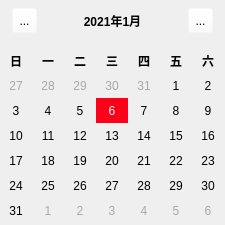
    <widget class="QWidget" name="calendar_widget" native="true">
     <property name="geometry">
      <rect>
       <x>0</x>
       <y>450</y>
       <width>225</width>
       <height>225</height>
      </rect>
     </property>
     <widget class="QWidget" name="year_month" native="true">
      <property name="geometry">
       <rect>
        <x>7</x>
        <y>0</y>
        <width>211</width>
        <height>41</height>
       </rect>
      </property>
      <widget class="QLabel" name="label">
       <property name="geometry">
        <rect>
         <x>35</x>
         <y>5</y>
         <width>141</width>
         <height>31</height>
        </rect>
       </property>
       <property name="styleSheet">
        <string notr="true">font: 25px &quot;Microsoft YaHei&quot;;
font-weight:bold</string>
       </property>
       <property name="text">
        <string>2021年1月</string>
       </property>
       <property name="alignment">
        <set>Qt::AlignCenter</set>
       </property>
      </widget>
      <widget class="QToolButton" name="pre_month">
       <property name="geometry">
        <rect>
         <x>5</x>
         <y>8</y>
         <width>25</width>
         <height>25</height>
        </rect>
       </property>
       <property name="styleSheet">
        <string notr="true">background-color: rgba(255, 255, 255, 0);</string>
       </property>
       <property name="text">
        <string>...</string>
       </property>
       <property name="icon">
        <iconset resource="rsc.qrc">
         <normaloff>:/icon/leftArrow_black.png</normaloff>:/icon/leftArrow_black.png</iconset>
       </property>
      </widget>
      <widget class="QToolButton" name="next_month">
       <property name="geometry">
        <rect>
         <x>181</x>
         <y>8</y>
         <width>25</width>
         <height>25</height>
        </rect>
       </property>
       <property name="styleSheet">
        <string notr="true">background-color: rgba(255, 255, 255, 0);</string>
       </property>
       <property name="text">
        <string>...</string>
       </property>
       <property name="icon">
        <iconset resource="rsc.qrc">
         <normaloff>:/icon/rightArrow_black.png</normaloff>:/icon/rightArrow_black.png</iconset>
       </property>
      </widget>
     </widget>
     <widget class="QWidget" name="day" native="true">
      <property name="geometry">
       <rect>
        <x>0</x>
        <y>48</y>
        <width>224</width>
        <height>175</height>
       </rect>
      </property>
      <widget class="QLabel" name="sunday">
       <property name="geometry">
        <rect>
         <x>0</x>
         <y>0</y>
         <width>32</width>
         <height>25</height>
        </rect>
       </property>
       <property name="styleSheet">
        <string notr="true">font: 15px &quot;Microsoft YaHei&quot;;
font-weight:bold</string>
       </property>
       <property name="text">
        <string>日</string>
       </property>
       <property name="alignment">
        <set>Qt::AlignCenter</set>
       </property>
      </widget>
      <widget class="QLabel" name="monday">
       <property name="geometry">
        <rect>
         <x>32</x>
         <y>0</y>
         <width>32</width>
         <height>25</height>
        </rect>
       </property>
       <property name="styleSheet">
        <string notr="true">font: 15px &quot;Microsoft YaHei&quot;;
font-weight:bold</string>
       </property>
       <property name="text">
        <string>一</string>
       </property>
       <property name="alignment">
        <set>Qt::AlignCenter</set>
       </property>
      </widget>
      <widget class="QLabel" name="tuesday">
       <property name="geometry">
        <rect>
         <x>64</x>
         <y>0</y>
         <width>32</width>
         <height>25</height>
        </rect>
       </property>
       <property name="styleSheet">
        <string notr="true">font: 15px &quot;Microsoft YaHei&quot;;
font-weight:bold</string>
       </property>
       <property name="text">
        <string>二</string>
       </property>
       <property name="alignment">
        <set>Qt::AlignCenter</set>
       </property>
      </widget>
      <widget class="QLabel" name="wednesday">
       <property name="geometry">
        <rect>
         <x>96</x>
         <y>0</y>
         <width>32</width>
         <height>25</height>
        </rect>
       </property>
       <property name="styleSheet">
        <string notr="true">font: 15px &quot;Microsoft YaHei&quot;;
font-weight:bold</string>
       </property>
       <property name="text">
        <string>三</string>
       </property>
       <property name="alignment">
        <set>Qt::AlignCenter</set>
       </property>
      </widget>
      <widget class="QLabel" name="thursday">
       <property name="geometry">
        <rect>
         <x>128</x>
         <y>0</y>
         <width>32</width>
         <height>25</height>
        </rect>
       </property>
       <property name="styleSheet">
        <string notr="true">font: 15px &quot;Microsoft YaHei&quot;;
font-weight:bold</string>
       </property>
       <property name="text">
        <string>四</string>
       </property>
       <property name="alignment">
        <set>Qt::AlignCenter</set>
       </property>
      </widget>
      <widget class="QLabel" name="friday">
       <property name="geometry">
        <rect>
         <x>160</x>
         <y>0</y>
         <width>32</width>
         <height>25</height>
        </rect>
       </property>
       <property name="styleSheet">
        <string notr="true">font: 15px &quot;Microsoft YaHei&quot;;
font-weight:bold</string>
       </property>
       <property name="text">
        <string>五</string>
       </property>
       <property name="alignment">
        <set>Qt::AlignCenter</set>
       </property>
      </widget>
      <widget class="QLabel" name="saturday">
       <property name="geometry">
        <rect>
         <x>192</x>
         <y>0</y>
         <width>32</width>
         <height>25</height>
        </rect>
       </property>
       <property name="styleSheet">
        <string notr="true">font: 15px &quot;Microsoft YaHei&quot;;
font-weight:bold</string>
       </property>
       <property name="text">
        <string>六</string>
       </property>
       <property name="alignment">
        <set>Qt::AlignCenter</set>
       </property>
      </widget>
      <widget class="QLabel" name="day1_1">
       <property name="geometry">
        <rect>
         <x>0</x>
         <y>25</y>
         <width>32</width>
         <height>25</height>
        </rect>
       </property>
       <property name="styleSheet">
        <string notr="true">font: 13px &quot;Microsoft YaHei&quot;;
color:rgb(168, 168, 168)</string>
       </property>
       <property name="text">
        <string>27</string>
       </property>
       <property name="alignment">
        <set>Qt::AlignCenter</set>
       </property>
      </widget>
      <widget class="QLabel" name="day1_2">
       <property name="geometry">
        <rect>
         <x>32</x>
         <y>25</y>
         <width>32</width>
         <height>25</height>
        </rect>
       </property>
       <property name="styleSheet">
        <string notr="true">font: 13px &quot;Microsoft YaHei&quot;;
color:rgb(168, 168, 168)</string>
       </property>
       <property name="text">
        <string>28</string>
       </property>
       <property name="alignment">
        <set>Qt::AlignCenter</set>
       </property>
      </widget>
      <widget class="QLabel" name="day1_3">
       <property name="geometry">
        <rect>
         <x>64</x>
         <y>25</y>
         <width>32</width>
         <height>25</height>
        </rect>
       </property>
       <property name="styleSheet">
        <string notr="true">font: 13px &quot;Microsoft YaHei&quot;;
color:rgb(168, 168, 168)</string>
       </property>
       <property name="text">
        <string>29</string>
       </property>
       <property name="alignment">
        <set>Qt::AlignCenter</set>
       </property>
      </widget>
      <widget class="QLabel" name="day1_4">
       <property name="geometry">
        <rect>
         <x>96</x>
         <y>25</y>
         <width>32</width>
         <height>25</height>
        </rect>
       </property>
       <property name="styleSheet">
        <string notr="true">font: 13px &quot;Microsoft YaHei&quot;;
color:rgb(168, 168, 168)</string>
       </property>
       <property name="text">
        <string>30</string>
       </property>
       <property name="alignment">
        <set>Qt::AlignCenter</set>
       </property>
      </widget>
      <widget class="QLabel" name="day1_5">
       <property name="geometry">
        <rect>
         <x>128</x>
         <y>25</y>
         <width>32</width>
         <height>25</height>
        </rect>
       </property>
       <property name="styleSheet">
        <string notr="true">font: 13px &quot;Microsoft YaHei&quot;;
color:rgb(168, 168, 168)</string>
       </property>
       <property name="text">
        <string>31</string>
       </property>
       <property name="alignment">
        <set>Qt::AlignCenter</set>
       </property>
      </widget>
      <widget class="QLabel" name="day1_6">
       <property name="geometry">
        <rect>
         <x>160</x>
         <y>25</y>
         <width>32</width>
         <height>25</height>
        </rect>
       </property>
       <property name="styleSheet">
        <string notr="true">font: 13px &quot;Microsoft YaHei&quot;;</string>
       </property>
       <property name="text">
        <string>1</string>
       </property>
       <property name="alignment">
        <set>Qt::AlignCenter</set>
       </property>
      </widget>
      <widget class="QLabel" name="day1_7">
       <property name="geometry">
        <rect>
         <x>192</x>
         <y>25</y>
         <width>32</width>
         <height>25</height>
        </rect>
       </property>
       <property name="styleSheet">
        <string notr="true">font: 13px &quot;Microsoft YaHei&quot;;</string>
       </property>
       <property name="text">
        <string>2</string>
       </property>
       <property name="alignment">
        <set>Qt::AlignCenter</set>
       </property>
      </widget>
      <widget class="QLabel" name="day2_1">
       <property name="geometry">
        <rect>
         <x>0</x>
         <y>50</y>
         <width>32</width>
         <height>25</height>
        </rect>
       </property>
       <property name="styleSheet">
        <string notr="true">font: 13px &quot;Microsoft YaHei&quot;;</string>
       </property>
       <property name="text">
        <string>3</string>
       </property>
       <property name="alignment">
        <set>Qt::AlignCenter</set>
       </property>
      </widget>
      <widget class="QLabel" name="day2_2">
       <property name="geometry">
        <rect>
         <x>32</x>
         <y>50</y>
         <width>32</width>
         <height>25</height>
        </rect>
       </property>
       <property name="styleSheet">
        <string notr="true">font: 13px &quot;Microsoft YaHei&quot;;</string>
       </property>
       <property name="text">
        <string>4</string>
       </property>
       <property name="alignment">
        <set>Qt::AlignCenter</set>
       </property>
      </widget>
      <widget class="QLabel" name="day2_3">
       <property name="geometry">
        <rect>
         <x>64</x>
         <y>50</y>
         <width>32</width>
         <height>25</height>
        </rect>
       </property>
       <property name="styleSheet">
        <string notr="true">font: 13px &quot;Microsoft YaHei&quot;;</string>
       </property>
       <property name="text">
        <string>5</string>
       </property>
       <property name="alignment">
        <set>Qt::AlignCenter</set>
       </property>
      </widget>
      <widget class="QLabel" name="day2_4">
       <property name="geometry">
        <rect>
         <x>96</x>
         <y>50</y>
         <width>32</width>
         <height>25</height>
        </rect>
       </property>
       <property name="styleSheet">
        <string notr="true">font: 13px &quot;Microsoft YaHei&quot;;
background-color:rgb(252, 0, 26);
color:rgb(255, 255, 255)</string>
       </property>
       <property name="text">
        <string>6</string>
       </property>
       <property name="alignment">
        <set>Qt::AlignCenter</set>
       </property>
      </widget>
      <widget class="QLabel" name="day2_5">
       <property name="geometry">
        <rect>
         <x>128</x>
         <y>50</y>
         <width>32</width>
         <height>25</height>
        </rect>
       </property>
       <property name="styleSheet">
        <string notr="true">font: 13px &quot;Microsoft YaHei&quot;;</string>
       </property>
       <property name="text">
        <string>7</string>
       </property>
       <property name="alignment">
        <set>Qt::AlignCenter</set>
       </property>
      </widget>
      <widget class="QLabel" name="day2_6">
       <property name="geometry">
        <rect>
         <x>160</x>
         <y>50</y>
         <width>32</width>
         <height>25</height>
        </rect>
       </property>
       <property name="styleSheet">
        <string notr="true">font: 13px &quot;Microsoft YaHei&quot;;</string>
       </property>
       <property name="text">
        <string>8</string>
       </property>
       <property name="alignment">
        <set>Qt::AlignCenter</set>
       </property>
      </widget>
      <widget class="QLabel" name="day2_7">
       <property name="geometry">
        <rect>
         <x>192</x>
         <y>50</y>
         <width>32</width>
         <height>25</height>
        </rect>
       </property>
       <property name="styleSheet">
        <string notr="true">font: 13px &quot;Microsoft YaHei&quot;;</string>
       </property>
       <property name="text">
        <string>9</string>
       </property>
       <property name="alignment">
        <set>Qt::AlignCenter</set>
       </property>
      </widget>
      <widget class="QLabel" name="day3_1">
       <property name="geometry">
        <rect>
         <x>0</x>
         <y>75</y>
         <width>32</width>
         <height>25</height>
        </rect>
       </property>
       <property name="styleSheet">
        <string notr="true">font: 13px &quot;Microsoft YaHei&quot;;</string>
       </property>
       <property name="text">
        <string>10</string>
       </property>
       <property name="alignment">
        <set>Qt::AlignCenter</set>
       </property>
      </widget>
      <widget class="QLabel" name="day3_2">
       <property name="geometry">
        <rect>
         <x>32</x>
         <y>75</y>
         <width>32</width>
         <height>25</height>
        </rect>
       </property>
       <property name="styleSheet">
        <string notr="true">font: 13px &quot;Microsoft YaHei&quot;;</string>
       </property>
       <property name="text">
        <string>11</string>
       </property>
       <property name="alignment">
        <set>Qt::AlignCenter</set>
       </property>
      </widget>
      <widget class="QLabel" name="day3_3">
       <property name="geometry">
        <rect>
         <x>64</x>
         <y>75</y>
         <width>32</width>
         <height>25</height>
        </rect>
       </property>
       <property name="styleSheet">
        <string notr="true">font: 13px &quot;Microsoft YaHei&quot;;</string>
       </property>
       <property name="text">
        <string>12</string>
       </property>
       <property name="alignment">
        <set>Qt::AlignCenter</set>
       </property>
      </widget>
      <widget class="QLabel" name="day3_4">
       <property name="geometry">
        <rect>
         <x>96</x>
         <y>75</y>
         <width>32</width>
         <height>25</height>
        </rect>
       </property>
       <property name="styleSheet">
        <string notr="true">font: 13px &quot;Microsoft YaHei&quot;;</string>
       </property>
       <property name="text">
        <string>13</string>
       </property>
       <property name="alignment">
        <set>Qt::AlignCenter</set>
       </property>
      </widget>
      <widget class="QLabel" name="day3_5">
       <property name="geometry">
        <rect>
         <x>128</x>
         <y>75</y>
         <width>32</width>
         <height>25</height>
        </rect>
       </property>
       <property name="styleSheet">
        <string notr="true">font: 13px &quot;Microsoft YaHei&quot;;</string>
       </property>
       <property name="text">
        <string>14</string>
       </property>
       <property name="alignment">
        <set>Qt::AlignCenter</set>
       </property>
      </widget>
      <widget class="QLabel" name="day3_6">
       <property name="geometry">
        <rect>
         <x>160</x>
         <y>75</y>
         <width>32</width>
         <height>25</height>
        </rect>
       </property>
       <property name="styleSheet">
        <string notr="true">font: 13px &quot;Microsoft YaHei&quot;;</string>
       </property>
       <property name="text">
        <string>15</string>
       </property>
       <property name="alignment">
        <set>Qt::AlignCenter</set>
       </property>
      </widget>
      <widget class="QLabel" name="day3_7">
       <property name="geometry">
        <rect>
         <x>192</x>
         <y>75</y>
         <width>32</width>
         <height>25</height>
        </rect>
       </property>
       <property name="styleSheet">
        <string notr="true">font: 13px &quot;Microsoft YaHei&quot;;</string>
       </property>
       <property name="text">
        <string>16</string>
       </property>
       <property name="alignment">
        <set>Qt::AlignCenter</set>
       </property>
      </widget>
      <widget class="QLabel" name="day4_1">
       <property name="geometry">
        <rect>
         <x>0</x>
         <y>100</y>
         <width>32</width>
         <height>25</height>
        </rect>
       </property>
       <property name="styleSheet">
        <string notr="true">font: 13px &quot;Microsoft YaHei&quot;;</string>
       </property>
       <property name="text">
        <string>17</string>
       </property>
       <property name="alignment">
        <set>Qt::AlignCenter</set>
       </property>
      </widget>
      <widget class="QLabel" name="day4_2">
       <property name="geometry">
        <rect>
         <x>32</x>
         <y>100</y>
         <width>32</width>
         <height>25</height>
        </rect>
       </property>
       <property name="styleSheet">
        <string notr="true">font: 13px &quot;Microsoft YaHei&quot;;</string>
       </property>
       <property name="text">
        <string>18</string>
       </property>
       <property name="alignment">
        <set>Qt::AlignCenter</set>
       </property>
      </widget>
      <widget class="QLabel" name="day4_3">
       <property name="geometry">
        <rect>
         <x>64</x>
         <y>100</y>
         <width>32</width>
         <height>25</height>
        </rect>
       </property>
       <property name="styleSheet">
        <string notr="true">font: 13px &quot;Microsoft YaHei&quot;;</string>
       </property>
       <property name="text">
        <string>19</string>
       </property>
       <property name="alignment">
        <set>Qt::AlignCenter</set>
       </property>
      </widget>
      <widget class="QLabel" name="day4_4">
       <property name="geometry">
        <rect>
         <x>96</x>
         <y>100</y>
         <width>32</width>
         <height>25</height>
        </rect>
       </property>
       <property name="styleSheet">
        <string notr="true">font: 13px &quot;Microsoft YaHei&quot;;</string>
       </property>
       <property name="text">
        <string>20</string>
       </property>
       <property name="alignment">
        <set>Qt::AlignCenter</set>
       </property>
      </widget>
      <widget class="QLabel" name="day4_5">
       <property name="geometry">
        <rect>
         <x>128</x>
         <y>100</y>
         <width>32</width>
         <height>25</height>
        </rect>
       </property>
       <property name="styleSheet">
        <string notr="true">font: 13px &quot;Microsoft YaHei&quot;;</string>
       </property>
       <property name="text">
        <string>21</string>
       </property>
       <property name="alignment">
        <set>Qt::AlignCenter</set>
       </property>
      </widget>
      <widget class="QLabel" name="day4_6">
       <property name="geometry">
        <rect>
         <x>160</x>
         <y>100</y>
         <width>32</width>
         <height>25</height>
        </rect>
       </property>
       <property name="styleSheet">
        <string notr="true">font: 13px &quot;Microsoft YaHei&quot;;</string>
       </property>
       <property name="text">
        <string>22</string>
       </property>
       <property name="alignment">
        <set>Qt::AlignCenter</set>
       </property>
      </widget>
      <widget class="QLabel" name="day4_7">
       <property name="geometry">
        <rect>
         <x>192</x>
         <y>100</y>
         <width>32</width>
         <height>25</height>
        </rect>
       </property>
       <property name="styleSheet">
        <string notr="true">font: 13px &quot;Microsoft YaHei&quot;;</string>
       </property>
       <property name="text">
        <string>23</string>
       </property>
       <property name="alignment">
        <set>Qt::AlignCenter</set>
       </property>
      </widget>
      <widget class="QLabel" name="day5_1">
       <property name="geometry">
        <rect>
         <x>0</x>
         <y>125</y>
         <width>32</width>
         <height>25</height>
        </rect>
       </property>
       <property name="styleSheet">
        <string notr="true">font: 13px &quot;Microsoft YaHei&quot;;</string>
       </property>
       <property name="text">
        <string>24</string>
       </property>
       <property name="alignment">
        <set>Qt::AlignCenter</set>
       </property>
      </widget>
      <widget class="QLabel" name="day5_2">
       <property name="geometry">
        <rect>
         <x>32</x>
         <y>125</y>
         <width>32</width>
         <height>25</height>
        </rect>
       </property>
       <property name="styleSheet">
        <string notr="true">font: 13px &quot;Microsoft YaHei&quot;;</string>
       </property>
       <property name="text">
        <string>25</string>
       </property>
       <property name="alignment">
        <set>Qt::AlignCenter</set>
       </property>
      </widget>
      <widget class="QLabel" name="day5_3">
       <property name="geometry">
        <rect>
         <x>64</x>
         <y>125</y>
         <width>32</width>
         <height>25</height>
        </rect>
       </property>
       <property name="styleSheet">
        <string notr="true">font: 13px &quot;Microsoft YaHei&quot;;</string>
       </property>
       <property name="text">
        <string>26</string>
       </property>
       <property name="alignment">
        <set>Qt::AlignCenter</set>
       </property>
      </widget>
      <widget class="QLabel" name="day5_4">
       <property name="geometry">
        <rect>
         <x>96</x>
         <y>125</y>
         <width>32</width>
         <height>25</height>
        </rect>
       </property>
       <property name="styleSheet">
        <string notr="true">font: 13px &quot;Microsoft YaHei&quot;;</string>
       </property>
       <property name="text">
        <string>27</string>
       </property>
       <property name="alignment">
        <set>Qt::AlignCenter</set>
       </property>
      </widget>
      <widget class="QLabel" name="day5_5">
       <property name="geometry">
        <rect>
         <x>128</x>
         <y>125</y>
         <width>32</width>
         <height>25</height>
        </rect>
       </property>
       <property name="styleSheet">
        <string notr="true">font: 13px &quot;Microsoft YaHei&quot;;</string>
       </property>
       <property name="text">
        <string>28</string>
       </property>
       <property name="alignment">
        <set>Qt::AlignCenter</set>
       </property>
      </widget>
      <widget class="QLabel" name="day5_6">
       <property name="geometry">
        <rect>
         <x>160</x>
         <y>125</y>
         <width>32</width>
         <height>25</height>
        </rect>
       </property>
       <property name="styleSheet">
        <string notr="true">font: 13px &quot;Microsoft YaHei&quot;;</string>
       </property>
       <property name="text">
        <string>29</string>
       </property>
       <property name="alignment">
        <set>Qt::AlignCenter</set>
       </property>
      </widget>
      <widget class="QLabel" name="day5_7">
       <property name="geometry">
        <rect>
         <x>192</x>
         <y>125</y>
         <width>32</width>
         <height>25</height>
        </rect>
       </property>
       <property name="styleSheet">
        <string notr="true">font: 13px &quot;Microsoft YaHei&quot;;</string>
       </property>
       <property name="text">
        <string>30</string>
       </property>
       <property name="alignment">
        <set>Qt::AlignCenter</set>
       </property>
      </widget>
      <widget class="QLabel" name="day6_1">
       <property name="geometry">
        <rect>
         <x>0</x>
         <y>150</y>
         <width>32</width>
         <height>25</height>
        </rect>
       </property>
       <property name="styleSheet">
        <string notr="true">font: 13px &quot;Microsoft YaHei&quot;;</string>
       </property>
       <property name="text">
        <string>31</string>
       </property>
       <property name="alignment">
        <set>Qt::AlignCenter</set>
       </property>
      </widget>
      <widget class="QLabel" name="day6_2">
       <property name="geometry">
        <rect>
         <x>32</x>
         <y>150</y>
         <width>32</width>
         <height>25</height>
        </rect>
       </property>
       <property name="styleSheet">
        <string notr="true">font: 13px &quot;Microsoft YaHei&quot;;
color:rgb(168, 168, 168)</string>
       </property>
       <property name="text">
        <string>1</string>
       </property>
       <property name="alignment">
        <set>Qt::AlignCenter</set>
       </property>
      </widget>
      <widget class="QLabel" name="day6_3">
       <property name="geometry">
        <rect>
         <x>64</x>
         <y>150</y>
         <width>32</width>
         <height>25</height>
        </rect>
       </property>
       <property name="styleSheet">
        <string notr="true">font: 13px &quot;Microsoft YaHei&quot;;
color:rgb(168, 168, 168)</string>
       </property>
       <property name="text">
        <string>2</string>
       </property>
       <property name="alignment">
        <set>Qt::AlignCenter</set>
       </property>
      </widget>
      <widget class="QLabel" name="day6_4">
       <property name="geometry">
        <rect>
         <x>96</x>
         <y>150</y>
         <width>32</width>
         <height>25</height>
        </rect>
       </property>
       <property name="styleSheet">
        <string notr="true">font: 13px &quot;Microsoft YaHei&quot;;
color:rgb(168, 168, 168)</string>
       </property>
       <property name="text">
        <string>3</string>
       </property>
       <property name="alignment">
        <set>Qt::AlignCenter</set>
       </property>
      </widget>
      <widget class="QLabel" name="day6_5">
       <property name="geometry">
        <rect>
         <x>128</x>
         <y>150</y>
         <width>32</width>
         <height>25</height>
        </rect>
       </property>
       <property name="styleSheet">
        <string notr="true">font: 13px &quot;Microsoft YaHei&quot;;
color:rgb(168, 168, 168)</string>
       </property>
       <property name="text">
        <string>4</string>
       </property>
       <property name="alignment">
        <set>Qt::AlignCenter</set>
       </property>
      </widget>
      <widget class="QLabel" name="day6_6">
       <property name="geometry">
        <rect>
         <x>160</x>
         <y>150</y>
         <width>32</width>
         <height>25</height>
        </rect>
       </property>
       <property name="styleSheet">
        <string notr="true">font: 13px &quot;Microsoft YaHei&quot;;
color:rgb(168, 168, 168)</string>
       </property>
       <property name="text">
        <string>5</string>
       </property>
       <property name="alignment">
        <set>Qt::AlignCenter</set>
       </property>
      </widget>
      <widget class="QLabel" name="day6_7">
       <property name="geometry">
        <rect>
         <x>192</x>
         <y>150</y>
         <width>32</width>
         <height>25</height>
        </rect>
       </property>
       <property name="styleSheet">
        <string notr="true">font: 13px &quot;Microsoft YaHei&quot;;
color:rgb(168, 168, 168)</string>
       </property>
       <property name="text">
        <string>6</string>
       </property>
       <property name="alignment">
        <set>Qt::AlignCenter</set>
       </property>
      </widget>
     </widget>
    </widget>
